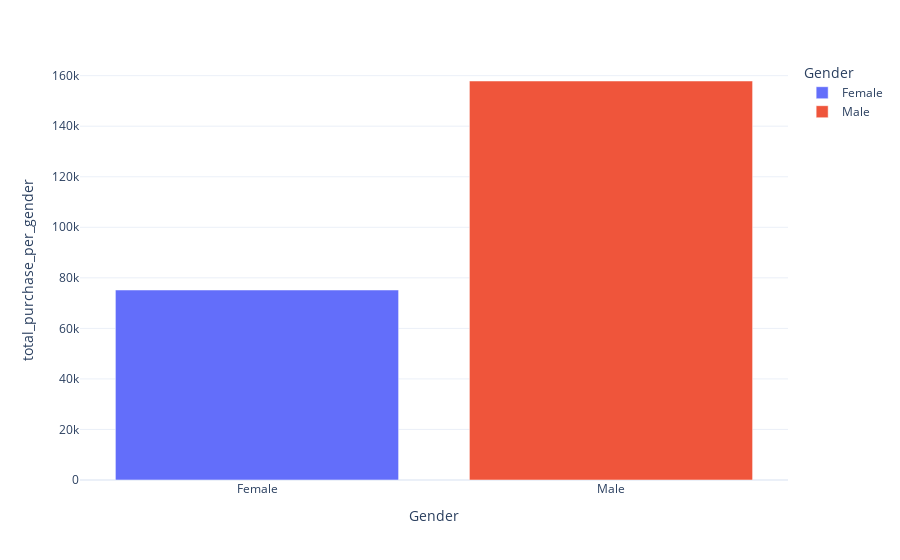

Source (notebook cell):
### Code cell
fig = px.bar(purchase_info, x='Gender', y='total_purchase_per_gender', color='Gender',template='plotly_white', hover_data=['Gender', 'average_purchase_per_gender' ])


fig.show()

### Figure 1 — Plotly figure (JSON) as saved in the notebook; plotly's stock layout.template omitted (floating-point values rounded to 4 significant figures)
{"data": [{"customdata": [[60.25]], "hovertemplate": "Gender=%{x}<br>total_purchase_per_gender=%{y}<br>average_purchase_per_gender=%{customdata[0]}<extra></extra>", "legendgroup": "Female", "marker": {"color": "#636efa", "pattern": {"shape": ""}}, "name": "Female", "orientation": "v", "showlegend": true, "textposition": "auto", "type": "bar", "x": ["Female"], "xaxis": "x", "y": [75191], "yaxis": "y"}, {"customdata": [[59.54]], "hovertemplate": "Gender=%{x}<br>total_purchase_per_gender=%{y}<br>average_purchase_per_gender=%{customdata[0]}<extra></extra>", "legendgroup": "Male", "marker": {"color": "#EF553B", "pattern": {"shape": ""}}, "name": "Male", "orientation": "v", "showlegend": true, "textposition": "auto", "type": "bar", "x": ["Male"], "xaxis": "x", "y": [157890], "yaxis": "y"}], "layout": {"barmode": "relative", "legend": {"title": {"text": "Gender"}, "tracegroupgap": 0}, "margin": {"t": 60}, "xaxis": {"anchor": "y", "categoryarray": ["Female", "Male"], "categoryorder": "array", "domain": [0, 1], "title": {"text": "Gender"}}, "yaxis": {"anchor": "x", "domain": [0, 1], "title": {"text": "total_purchase_per_gender"}}}}
